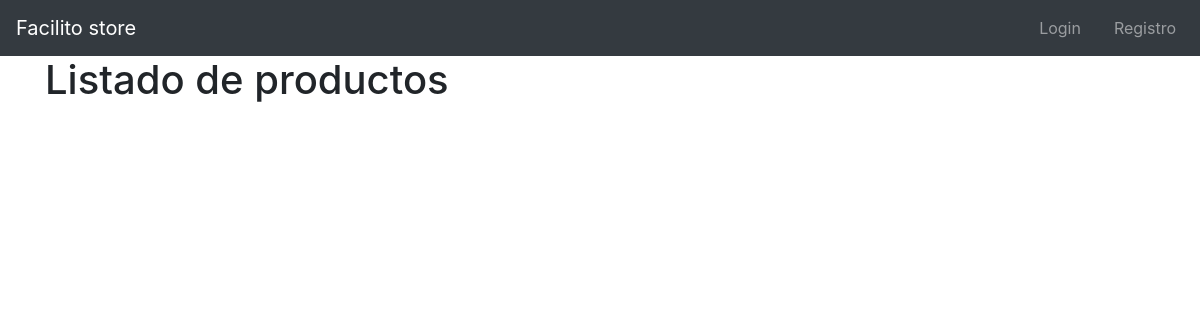
/, run on an earlier commit of the app's database.
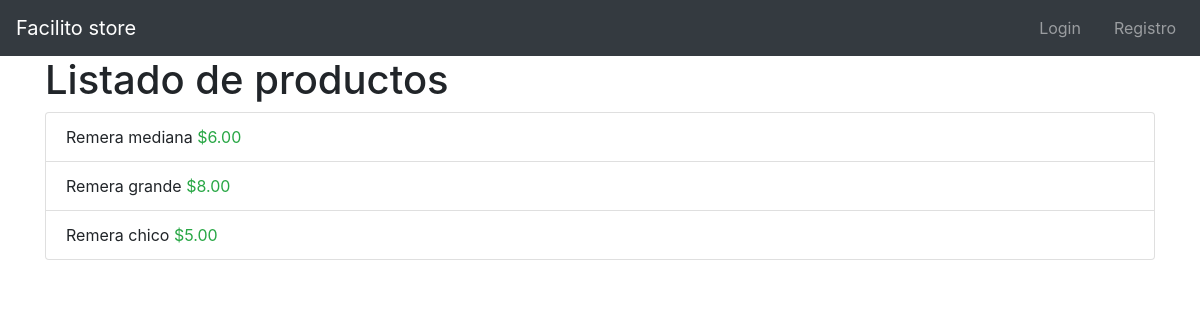
And on a later commit of the database.
### products/models.py (models this page shows, shortened)
class Product(models.Model):
    title = models.CharField(max_length=50)
    description = models.TextField()
    price = models.DecimalField(max_digits=8, decimal_places=2, default=0.0)
    slug = models.SlugField(null=False, blank=False, unique=True)
    created_at = models.DateTimeField(auto_now_add=True)

### products/views.py (the view)
# urls.py: path('', ProductListView.as_view(), name='vw-index'),
class ProductListView(ListView):
    template_name = 'index.html'
    queryset = Product.objects.all().order_by('-id')
    def get_context_data(self, **kwargs: Any):
        context =  super().get_context_data(**kwargs)
        context['message'] = 'Listado de productos'
        return context

### templates/index.html
{% extends 'base.html' %}
{% load static %}
{% block content %}
    <div class="col">
      <h1>{{message}}</h1>
      <ul class="list-group">
        {% for product in product_list %}
            <li class="list-group-item">
              {{product.title}}
              <span class="text-success" >${{product.price}}</span>
            </li>
        {% endfor %}
      </ul>
    </div>
{% endblock %}

What changed in the data, as far as the page shows it:
added Product: title "Remera mediana", price "6.00"
added Product: title "Remera grande", price "8.00"
added Product: title "Remera chico", price "5.00"
